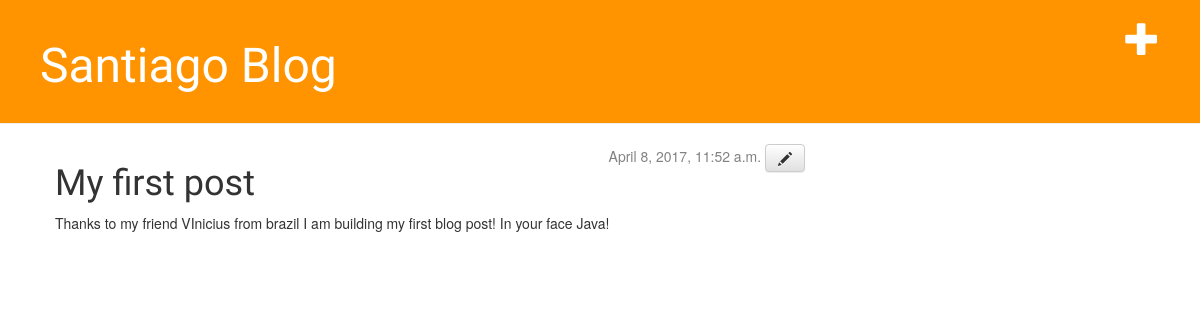
/post/1/, run on an earlier commit of the app's database.
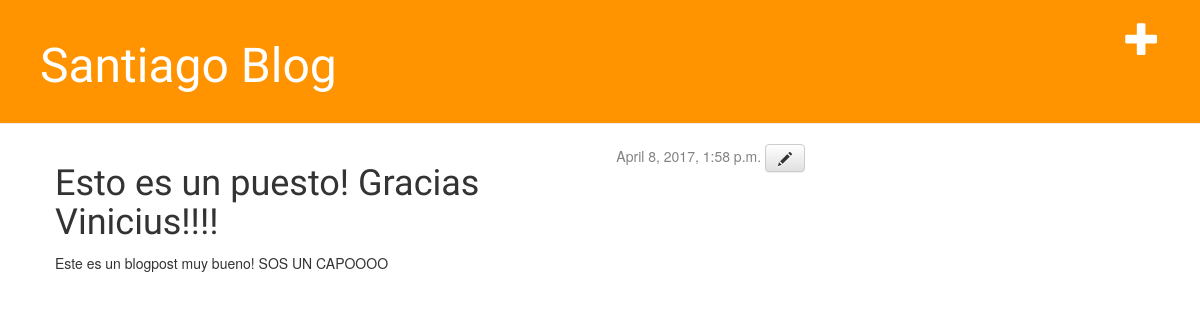
And on a later commit of the database.
### blog/models.py (models this page shows, shortened)
class Post(models.Model):
    author = models.ForeignKey('auth.User')
    title = models.CharField(max_length=200)
    text = models.TextField()
    created_date = models.DateTimeField(
            default=timezone.now)
    published_date = models.DateTimeField(
            blank=True, null=True)

### blog/views.py (the view)
# urls.py: url(r'^post/(?P<pk>[0-9]+)/$', views.post_detail, name='post_detail'),
def post_detail(request, pk):
	post = get_object_or_404(Post, pk=pk)
	return render(request, 'blog/post_detail.html', {'post': post})

### blog/templates/blog/post_detail.html
{% extends 'blog/base.html' %}
{% block content %}
    <div class="date">
    {% if post.published_date %}
        {{ post.published_date }}
    {% endif %}
    <a class="btn btn-default" href="{% url 'post_edit' pk=post.pk %}"><span class="glyphicon glyphicon-pencil"></span></a>
    </div>
    <h1>{{ post.title }}</h1>
    <p>{{ post.text|linebreaksbr }}</p>
{% endblock %}

### blog/templates/blog/base.html (shortened to what this page needs)
{% load staticfiles %}
<html>
    <head>
        <link rel="stylesheet" href="//maxcdn.bootstrapcdn.com/bootstrap/3.2.0/css/bootstrap.min.css">
        <link rel="stylesheet" href="//maxcdn.bootstrapcdn.com/bootstrap/3.2.0/css/bootstrap-theme.min.css">
        <link rel="stylesheet" href="{% static 'css/blog.css' %}">
    </head>
    <body>
        <div class="page-header">
            <a href="{% url 'post_new' %}" class="top-menu"><span class="glyphicon glyphicon-plus"></span></a>
            <h1><a href="/">Santiago Blog</a></h1>
        </div>
        <div class="content container">
            <div class="row">
                <div class="col-md-8">
                    {% block content %}
                    {% endblock %}
                </div>
            </div>
        </div>
    </body>
</html>

### blog/static/css/blog.css (style rules this page uses)
.page-header { background-color: #ff9400; margin-top: 0; padding: 20px 20px 20px 40px; }
.page-header h1, .page-header h1 a, .page-header h1 a:visited, .page-header h1 a:active { color: #ffffff; font-size: 36pt; text-decoration: none; }
.content { margin-left: 40px; }
h1, h2, h3, h4 { font-family: 'Lobster', cursive; }
.date { float: right; color: #828282; }
.top-menu, .top-menu:hover, .top-menu:visited { color: #ffffff; float: right; font-size: 26pt; margin-right: 20px; }

What changed in the data, as far as the page shows it:
changed Post: published_date "April 8, 2017, 11:52 a.m." → "April 8, 2017, 1:58 p.m."; title "My first post" → "Esto es un puesto! Gracias Vinicius!!!!"; text "Thanks to my friend VInicius from brazil I am building my first blog post! In your face Java!" → "Este es un blogpost muy bueno! SOS UN CAPOOOO"
